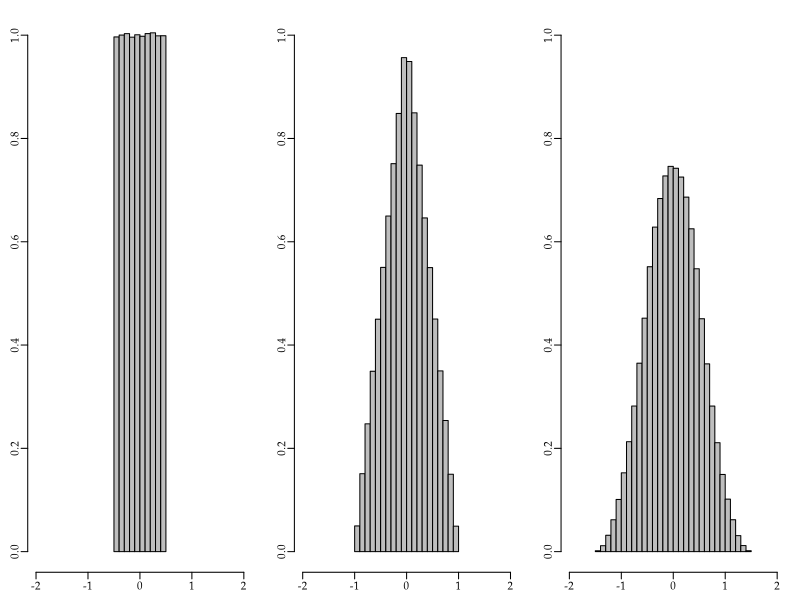

Write the R code that produced this figure.
args = commandArgs()
basename = sub(".R$", "", sub("^--file=(.*/)?", "", args[grep("^--file=", args)]))
if (length(basename) != 0)
    quartz(type="pdf", file=paste0(basename, ".pdf"), width=8.5, height=2)
N = 1000000
h1 = runif(N) - 0.5
h2 = runif(N) + runif(N) - 1
h3 = runif(N) + runif(N) + runif(N) - 1.5
par(family="Palatino")
par(mfrow = c(1,3))
par(mgp=c(1.5,0.5,0)) # title and axis margins. default: c(3,1,0)
par(mar=c(2,2,1,1)+0.1) # bottom, left, top, right margins. default: c(5,4,4,2)+0.1
s1 = seq(-0.5,0.5,0.1)
s2 = seq(-1,1,0.1)
s3 = seq(-1.5,1.5,0.1)
hist(h1, freq=FALSE, col="gray", xlim=c(-2,2), ylim=c(0,1), main="", xlab="", ylab="", breaks=s1)
hist(h2, freq=FALSE, col="gray", xlim=c(-2,2), ylim=c(0,1), main="", xlab="", ylab="", breaks=s2)
hist(h3, freq=FALSE, col="gray", xlim=c(-2,2), ylim=c(0,1), main="", xlab="", ylab="", breaks=s3)
dev.off()
